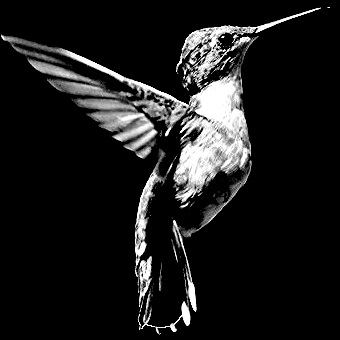
#> input picture images/Bird.jpg, 340 x 340 px
$ jupyter execute --allow-errors test.ipynb
#> lines starting #> are read from the running program, lines starting #| are printed output that depends on the picture
[cell 1]
from PIL import Image
import numpy as np
import pandas as pd

[cell 2]
# load image, convert to b/w, and and specify resizing ratio
dim = 150
ratio = 1

path = r'images/Bird.jpg'
img = Image.open(path)
#> img is the input picture: PIL image 340x340 RGB; min 0, max 255, mean 27.6
display(img)

width, height = img.size
#> width = 340; height = 340
ratio = height / width
#> ratio = 1

img = img.resize((dim, int(dim * ratio)))
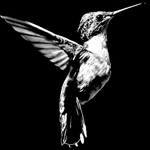
#> img: PIL image 150x150 RGB; min 0, max 255, mean 27.7
img = img.convert('L')
#> img: PIL image 150x150 L
display(img)

width, height = img.size
#> width = 150; height = 150
